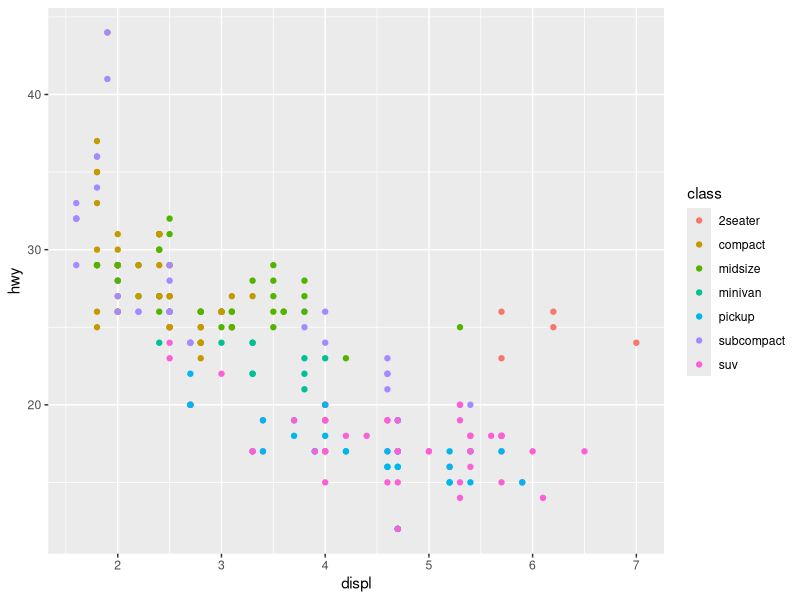
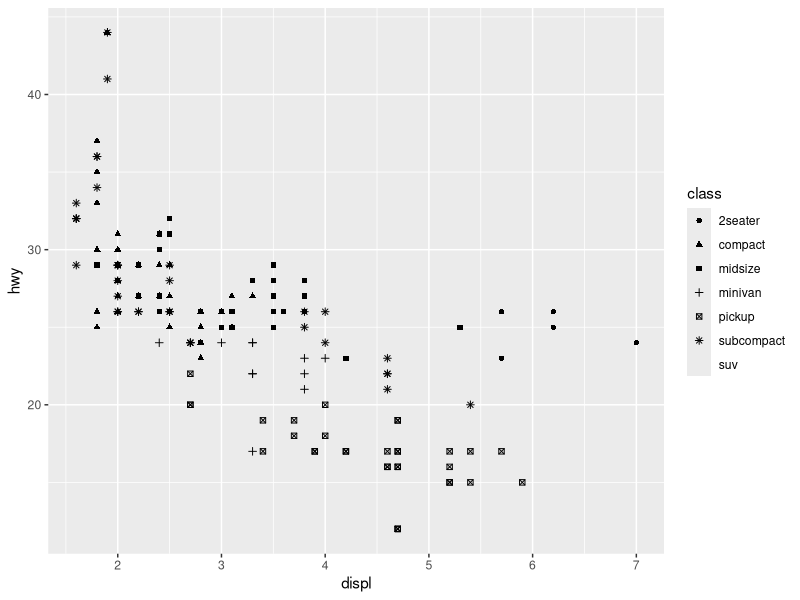
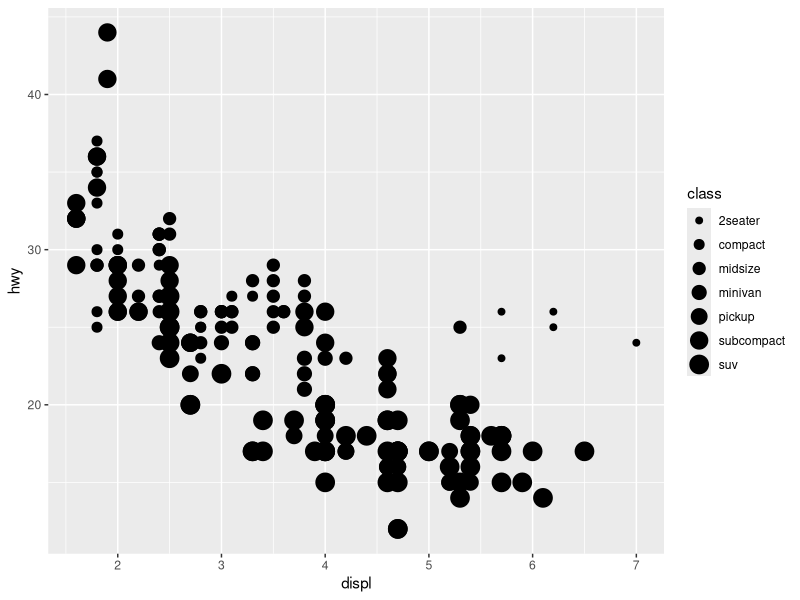
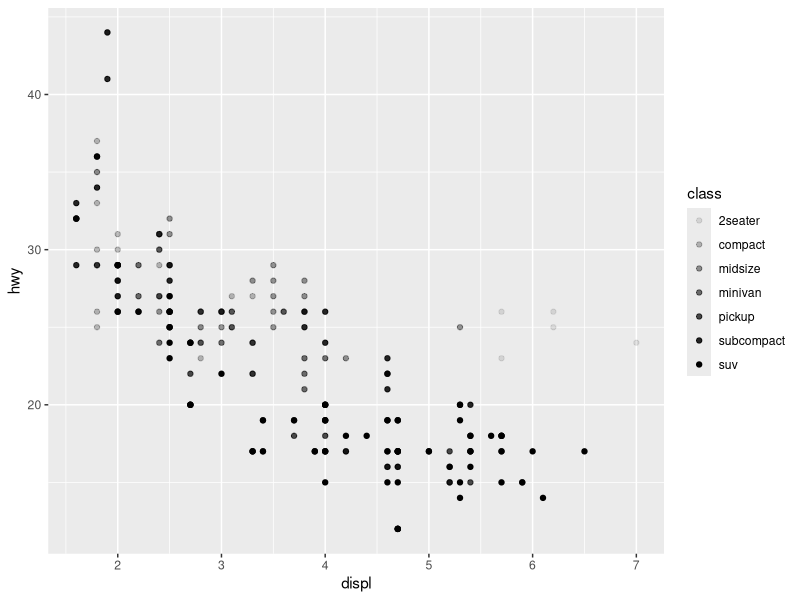
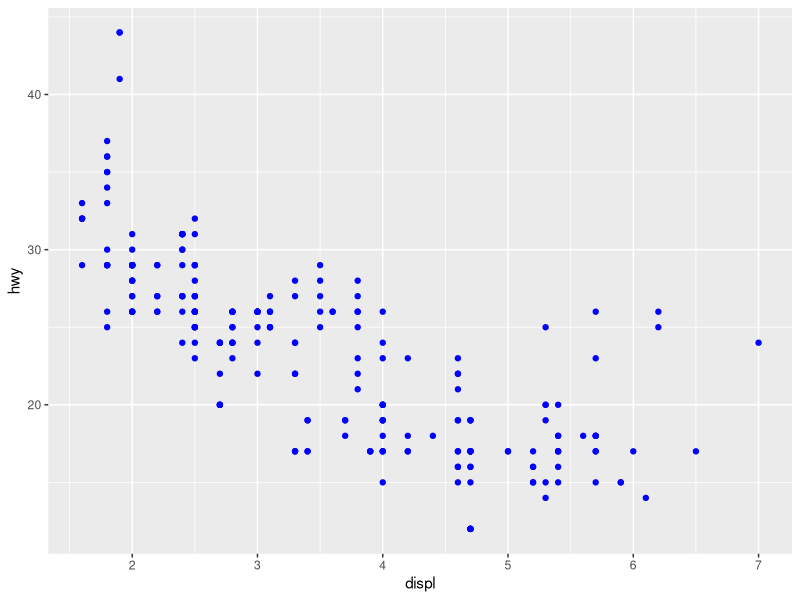
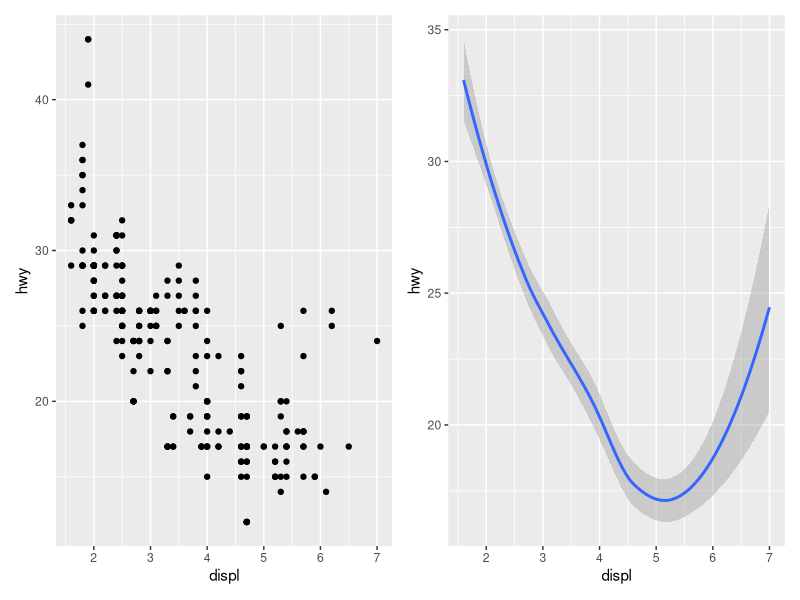
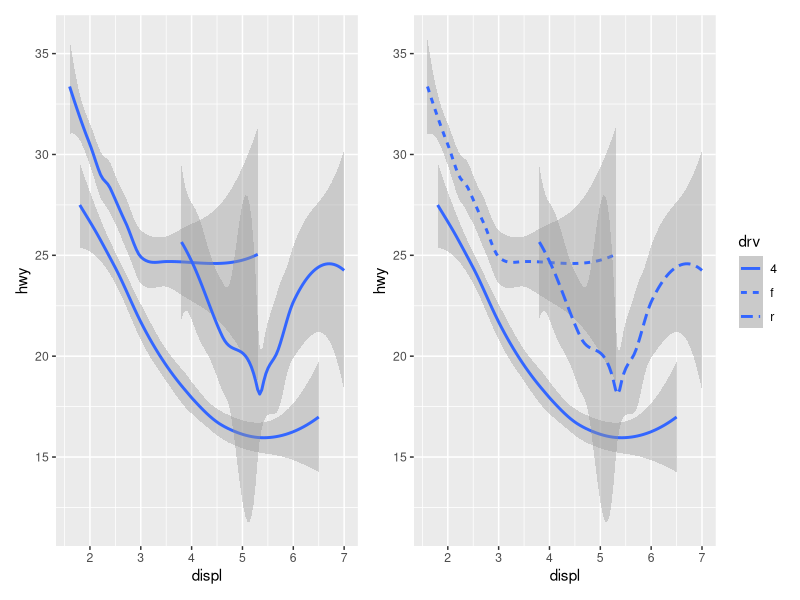
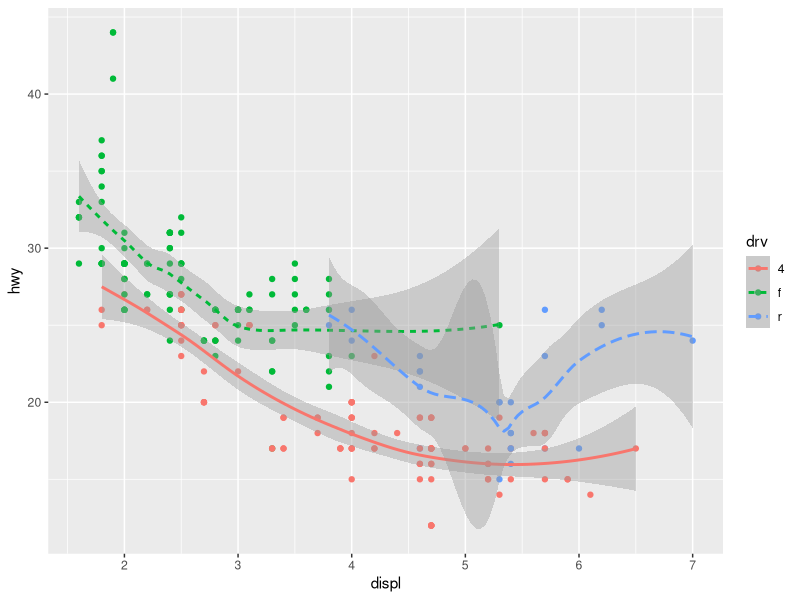

Recreate these plots in R, in order.
## ---- chunk 1
knitr::opts_chunk$set(echo = TRUE, paged.print = FALSE)
## ---- chunk 2
library(tidyverse)
## ---- chunk 3
mpg
## ---- chunk 4
ggplot(mpg, aes(x = displ, y = hwy, color = class)) +
  geom_point()
## ---- chunk 5
ggplot(mpg, aes(x = displ, y = hwy, shape = class)) +
  geom_point()
## ---- chunk 6
ggplot(mpg, aes(x = displ, y = hwy, size = class)) +
  geom_point()
## ---- chunk 7
ggplot(mpg, aes(x = displ, y = hwy, alpha = class)) +
  geom_point()
## ---- chunk 8
ggplot(mpg, aes(x = displ, y = hwy)) +
  geom_point(color = "blue")
## ---- chunk 9
library(patchwork)
l <- ggplot(mpg, aes(x = displ, y = hwy)) +
  geom_point()
r <- ggplot(mpg, aes(x = displ, y = hwy)) +
  geom_smooth()
l + r
## ---- chunk 10
l <- ggplot(mpg, aes(x = displ, y = hwy, shape = drv)) +
  geom_smooth()
r <- ggplot(mpg, aes(x = displ, y = hwy, linetype = drv)) +
  geom_smooth()
l + r
## ---- chunk 11
ggplot(mpg, aes(x = displ, y = hwy, color = drv)) + 
  geom_point() +
  geom_smooth(aes(linetype = drv))
## ---- chunk 12
l <- ggplot(mpg, aes(x = displ, y = hwy)) +
  geom_smooth()

m <- ggplot(mpg, aes(x = displ, y = hwy)) +
  geom_smooth(aes(group = drv))

r <- ggplot(mpg, aes(x = displ, y = hwy)) +
  geom_smooth(aes(color = drv), show.legend = FALSE)

l + m + r
## ---- chunk 13
ggplot(mpg, aes(x = displ, y = hwy)) + 
  geom_point(aes(color = class)) + 
  geom_smooth()
## ---- chunk 14
ggplot(mpg, aes(x = displ, y = hwy)) +
  geom_point() +
  geom_point(
    data = mpg |> filter(class == "2seater"),
    color = "red"
  ) +
  geom_point(
    data = mpg |> filter(class == "2seater"),
    shape = "circle open", size = 3, color = "red"
  )
## ---- chunk 15
l <- ggplot(mpg, aes(x = hwy)) +
  geom_histogram(binwidth = 2)

m <- ggplot(mpg, aes(x = hwy)) +
  geom_density()

r <- ggplot(mpg, aes(x = hwy)) +
  geom_boxplot()

l + m + r
## ---- chunk 16
library(ggridges)
## ---- chunk 17
ggplot(mpg, aes(x = hwy, y = drv, fill = drv, color = drv)) +
  geom_density_ridges(alpha = 0.5, show.legend = FALSE)
## ---- chunk 18
ggplot(mpg, aes(x = displ, y = hwy)) +
  geom_point() +
  facet_wrap(~cyl)
## ---- chunk 19
ggplot(mpg, aes(x = displ, y = hwy)) +
  geom_point() +
  facet_grid(drv ~ cyl)
## ---- chunk 20
ggplot(mpg, aes(x = displ, y = hwy)) + 
  geom_point() + 
  facet_grid(drv ~ cyl, scales = "free")
## ---- chunk 21
names(diamonds)
## ---- chunk 22
ggplot(diamonds, aes(x = cut)) +
  geom_bar()
## ---- chunk 23
diamonds |> 
  count(cut) |> 
  ggplot(aes(x = cut, y = n)) +
  geom_bar(stat = "identity")
## ---- chunk 24
ggplot(diamonds, aes(x = cut, y = after_stat(prop), group = 1)) +
  geom_bar()
## ---- chunk 25
diamonds |> ggplot() +
  stat_summary(
    aes(x = cut, y = depth),
    fun.min = min,
    fun.max = max,
    fun = median
  )
## ---- chunk 26
l <- ggplot(mpg, aes(x = drv, color = drv)) + 
  geom_bar()

r <- ggplot(mpg, aes(x = drv, fill = drv)) + 
  geom_bar()
l + r
## ---- chunk 27
ggplot(mpg, aes(x = drv, fill = class)) +
  geom_bar()
## ---- chunk 28
l <- ggplot(mpg, aes(x = drv, fill = class)) +
  geom_bar(alpha = 1/5, position = "identity")

r <- ggplot(mpg, aes(x = drv, color = class)) +
  geom_bar(fill = NA, position = "identity")

l+r
## ---- chunk 29
l <- ggplot(mpg, aes(x = drv, fill = class)) + 
  geom_bar(position = "fill")
r <- ggplot(mpg, aes(x = drv, fill = class)) + 
  geom_bar(position = "dodge")
l + r
## ---- chunk 30
l <- ggplot(mpg, aes(x = displ, y = hwy)) + 
  geom_point()
r <- ggplot(mpg, aes(x = displ, y = hwy)) + 
  geom_point(position = "jitter")
l + r
## ---- chunk 31
nz <- map_data("nz")
glimpse(nz)
## ---- chunk 32
l <- ggplot(nz, aes(x = long, y = lat, group = group)) +
  geom_polygon(fill = "white", color = "black")
r <- ggplot(nz, aes(x = long, y = lat, group = group)) +
  geom_polygon(fill = "white", color = "black") +
  coord_quickmap()
l + r
## ---- chunk 33
bar <- ggplot(data = diamonds) +
  geom_bar(
    aes(x = clarity, fill = clarity),
    show.legend = FALSE,
    width = 1
  ) +
  theme(aspect.ratio = 1)
l <- bar + coord_flip()
r <- bar + coord_polar()
l + r
